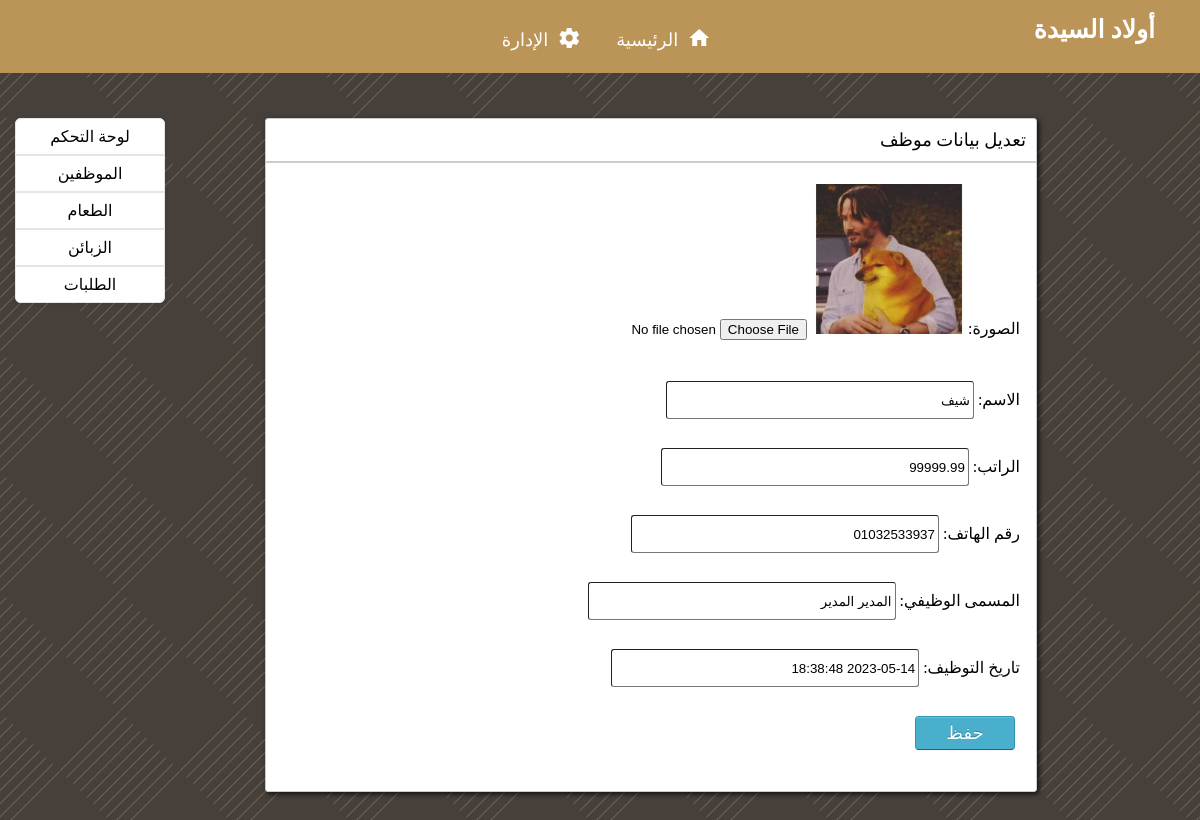
The page /edit_employee.php?id=1 on the database its author committed.
### tables this page shows
CREATE TABLE `employees` (
  `EMP_ID` int(11) NOT NULL,
  `IMAGE` varchar(255) NOT NULL,
  `NAME` varchar(100) NOT NULL,
  `SALARY` decimal(10,2) NOT NULL,
  `NUMBER` varchar(15) NOT NULL,
  `JOB_TITLE` varchar(100) NOT NULL,
  `HIRE_DATE` timestamp NULL DEFAULT NULL
);

### edit_employee.php (the view, shortened to what this page needs)
<?php
$id = $_GET['id'];
?>
<!DOCTYPE html>
<html lang="en">
<head>
    <link rel="stylesheet" type="text/css" href="style.css" />
</head>
<body>
<div id="logo">
    <a href="index.php" title="Logo">أولاد السيدة</a>
</div>
<div class="nav" id="centered_nav">
    <a href="index.php" title="Home"><i class="material-icons">home</i>الرئيسية</a>
    <a href="management.php" title="Management"><i class="material-icons">settings</i>الإدارة</a>
</div>
<div class="main-dashboard">
    <div>
        <ul class="sidebar">
            <li><a href="management.php">لوحة التحكم</a></li>
            <li><a href="employees.php">الموظفين</a></li>
            <li><a href="menu.php">الطعام</a></li>
            <li><a href="customers.php">الزبائن</a></li>
            <li><a href="orders.php">الطلبات</a></li>
        </ul>
    </div>
    <div class="block">
        <div class="block-header">تعديل بيانات موظف</div>
        <div class="block-content">
            <?php
                $query = mysqli_query($GLOBALS['conn'],"select * from employees where EMP_ID = '$id'")or die(mysqli_error($GLOBALS['conn']));
                $row = mysqli_fetch_array($query);
            ?>
            <form class="block-form" method="post" enctype="multipart/form-data">
                <div class="control-group">
                    <div class="controls">
                        <label class="control-label">
                            الصورة:
                            <img src="<?php echo $row['IMAGE']; ?>" alt="مكسوف يحط صورته">
                            <input type="file" name="IMAGE" id="FILE">
                        </label>
                    </div>
                </div>
                <div class="control-group">
                    <div class="controls">
                        <label class="control-label">
                            الاسم:
                            <input type="text" name="NAME" placeholder="Employee Name" value="<?php echo $row['NAME']; ?>" required>
                        </label>
                    </div>
                </div>
                <div class="control-group">
                    <div class="controls">
                        <label class="control-label">
                            الراتب:
                            <input type="text" name="SALARY" placeholder="Employee Salary" value="<?php echo $row['SALARY']; ?>" required>
                        </label>
                    </div>
                </div>
                <div class="control-group">
                    <div class="controls">
                        <label class="control-label">
                            رقم الهاتف:
                            <input type="text" name="NUMBER" placeholder="Phone Number" value="<?php echo $row['NUMBER']; ?>" required>
                        </label>
                    </div>
                </div>
                <div class="control-group">
                    <div class="controls">
                        <label class="control-label">
                            المسمى الوظيفي:
                            <input type="text" name="JOB_TITLE" placeholder="Job Title" value="<?php echo $row['JOB_TITLE']; ?>" required>
                        </label>
                    </div>
                </div>
                <div class="control-group">
                    <div class="controls">
                        <label class="control-label">
                            تاريخ التوظيف:
                            <input type="text" name="HIRE_DATE" placeholder="HIRE DATE" value="<?php echo $row['HIRE_DATE']; ?>" required>
                        </label>
                    </div>
                </div>
                <div class="control-group">
                    <div class="controls">
                        <button name="update" type="submit" class="btn btn-info">حفظ</button>
                    </div>
                </div>
            </form>
        </div>
    </div>
</div>
</body>
</html>

### style.css (style rules this page uses)
:root { --ocolor: #f4f3ee; --tcolor: #99582A; --bgcolor: #463f3a; --navbgcolor: #BB9457; --ficolor: #6F1D1B; --ccolor: #e7bc91; --ffont: Cairo; --sfont: Tajawal; }
body { margin:0; background-color: var(--bgcolor); font-family: var(--ffont), serif; direction: rtl; background-image: url("images/cube.png"); background-size: auto; background-attachment: scroll; background-position: center; background-repeat: repeat; background-origin: content-box; }
#logo { right: 30px; padding: 15px; position: absolute; color: #fff; font-size: 25px; font-family: var(--ffont), serif; font-weight: bold; text-decoration: none; }
#logo a { color: inherit; text-decoration: none; }
.nav { background-color: var(--navbgcolor); text-align: center; width: 100%; }
.nav a { display: inline-block; margin-right: -4px; color: #fff; padding: 22px 22px; text-decoration: none; font-family: var(--ffont), serif; font-size: 18px; transition: background 0.3s linear; z-index: 9; }
.material-icons { position: relative; top: 4px; left: 9px; }
.main-dashboard { display: block; margin: 15px; }
.sidebar { display: block; float: left; width: 150px; text-align: center; margin: 30px 0 0; padding: 0; background-color: #fff; border-radius: 6px; box-shadow: 0 1px 4px rgba(0,0,0,.065); list-style-type: none; }
.sidebar > li > a { display: block; width: 250px \9; padding: 8px 14px; border: 1px solid #e5e5e5; color: black; text-decoration: none; }
.sidebar > li:first-child > a { border-radius: 6px 6px 0 0; }
.sidebar > li:last-child > a { border-radius: 0 0 6px 6px; }
.block { float: left; border: 1px solid #ccc; background-color: white; margin: 30px 100px; width: calc(100% - 400px); box-shadow: 2px 2px 5px rgba(0, 0, 6, 0.75); border-radius: 3px; }
.block-content { margin: 1em; min-height: .25em; display: flex; flex-wrap: wrap; justify-content: space-around; flex-direction: row; }
.block-header { margin-bottom: 0; border-bottom: 2px solid #ccc; border-radius: 0; padding: 10px; font-size: large; }
.block-form { width: 100%; overflow-x: auto; }
.btn { display: inline-block; padding: 4px 12px; margin: 5px; color: #333333; text-align: center; text-decoration: none; text-shadow: 0 1px 1px rgba(255, 255, 255, 0.75); cursor: pointer; background-color: #f5f5f5; border: 1px solid #cccccc; border-radius: 4px; box-shadow: inset 0 1px 0 rgba(255, 255, 255, 0.2), 0 1px 2px rgba(0, 0, 0, 0.05); }
.btn-info { color: #ffffff; text-shadow: 0 -1px 0 rgba(0, 0, 0, 0.25); background-color: #49afcd; border-color: #2f96b4 #2f96b4 #1f6377; }
.control-group { width: 95%; display: table; margin-bottom: 20px; text-align: right; }
.controls { width: calc(100% - 15px); display: inline-block; padding-left: 20px; }
.control-label { float: right; width: calc(100% - 15px); padding-top: 5px; text-align: right; }
.controls button { width: 100px; padding: 5px; font-size: large; }
.controls input { width: 300px; height: 30px; padding: 3px; border-width: 1px; border-radius: 3px; }
.controls img { width: 150px; height: 150px; }

### rows shown on the page
employees: IMAGE (picture), NAME "شيف", SALARY "99999.99", NUMBER "01032533937", JOB_TITLE "المدير المدير", HIRE_DATE "2023-05-14 18:38:48"
